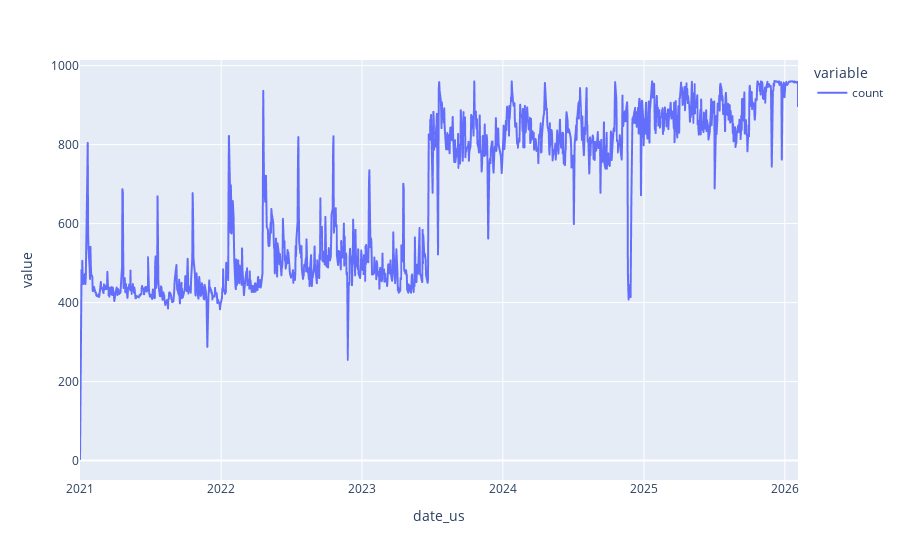
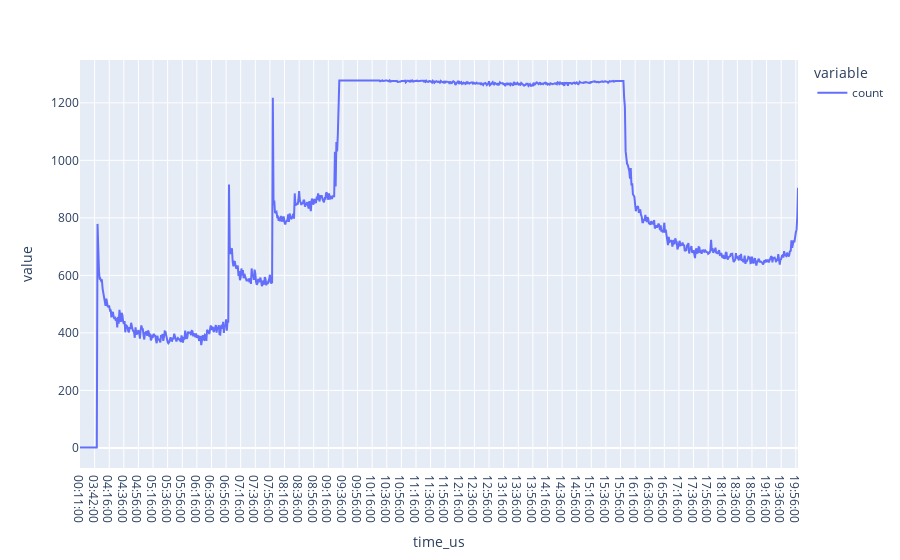

Source (notebook cell) for these figures, in order:
### Code cell
t['date_us'].value_counts().sort_index().plot()
t['time_us'].value_counts().sort_index().plot()

### Figure 1 — Plotly figure (JSON) as saved in the notebook; plotly's stock layout.template omitted (floating-point values rounded to 4 significant figures; data arrays with more than 128 entries replaced by an {"elided": "..."} marker saying what was removed)
{"data": [{"hovertemplate": "variable=count<br>date_us=%{x}<br>value=%{y}<extra></extra>", "legendgroup": "count", "line": {"color": "#636efa", "dash": "solid"}, "marker": {"symbol": "circle"}, "mode": "lines", "name": "count", "showlegend": true, "type": "scattergl", "x": {"elided": "1279 str values"}, "xaxis": "x", "y": {"elided": "1279 int values"}, "yaxis": "y"}], "layout": {"legend": {"title": {"text": "variable"}, "tracegroupgap": 0}, "margin": {"t": 60}, "xaxis": {"anchor": "y", "domain": [0, 1], "title": {"text": "date_us"}}, "yaxis": {"anchor": "x", "domain": [0, 1], "title": {"text": "value"}}}}

### Figure 2 — Plotly figure (JSON) as saved in the notebook; plotly's stock layout.template omitted (floating-point values rounded to 4 significant figures; data arrays with more than 128 entries replaced by an {"elided": "..."} marker saying what was removed)
{"data": [{"hovertemplate": "variable=count<br>time_us=%{x}<br>value=%{y}<extra></extra>", "legendgroup": "count", "line": {"color": "#636efa", "dash": "solid"}, "marker": {"symbol": "circle"}, "mode": "lines", "name": "count", "orientation": "v", "showlegend": true, "type": "scatter", "x": {"elided": "984 str values"}, "xaxis": "x", "y": {"elided": "984 int values"}, "yaxis": "y"}], "layout": {"legend": {"title": {"text": "variable"}, "tracegroupgap": 0}, "margin": {"t": 60}, "xaxis": {"anchor": "y", "domain": [0, 1], "title": {"text": "time_us"}}, "yaxis": {"anchor": "x", "domain": [0, 1], "title": {"text": "value"}}}}
